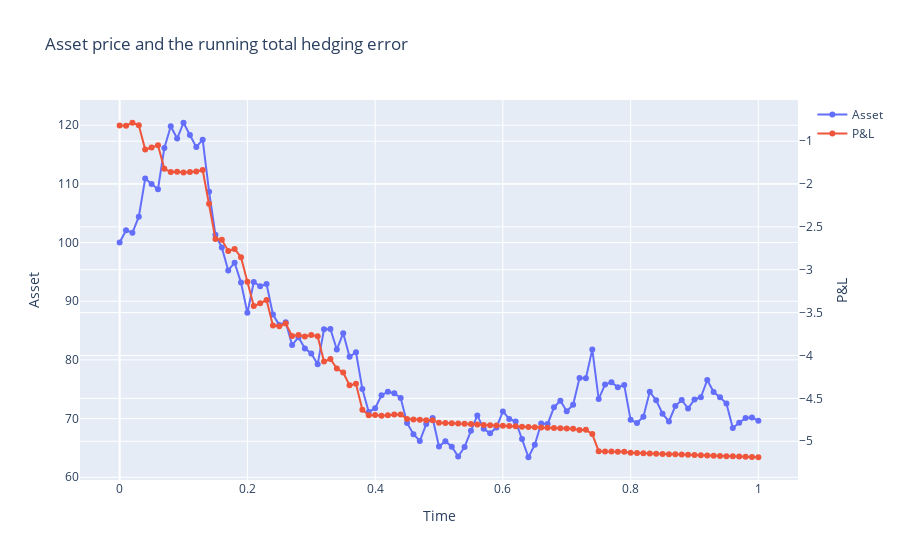

Notebook code cell kept with this figure:
### Markdown cell above
### Figure 47.7 i
![image.png](attachment:image.png)

### Code cell
fig = go.Figure()

fig.add_trace(go.Scatter(x=table.index, y=table['Asset'], mode='lines+markers', name='Asset', yaxis='y'))

fig.add_trace(go.Scatter(x=table.index, y=table['Hedge Error'], mode='lines+markers', name='P&L', yaxis='y2'))

fig.update_layout(
    title='Asset price and the running total hedging error', 
    xaxis_title='Time', 
    yaxis=dict(
        title = 'Asset'
    ),
    yaxis2=dict(
        title='P&L',
        overlaying = 'y',
        side = 'right'
    )
)

fig.show()
